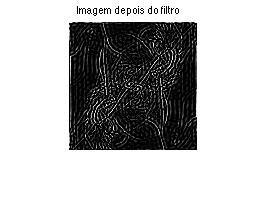
%> input picture Data Analysis and Transformation/Trabalho 3/imagens/lena_filtrada_alto.jpg, 268 x 198 px, given in place of lena.bmp, which was not available
$ octave ATD_TP3_3.m   (GNU Octave 9; MATLAB toolbox functions it lacks are replaced by stand-ins)
%> lines starting %> are read from the running program, lines starting %| are printed output that depends on the picture; pictures that were not available may be replaced by others from this repository, and a replacement may not be noted
%%%%%%%%%%%%%%%%%%%%%%%%%%%%%%%%%%%%%%%%%%%%%%%%%%%%%%%%
%Autores: Grupo 23                                     %
%Joao Miguel Rodrigues Jesus	            2008111667 %
%Rosa Manuela Rodrigues de Faria            2005128014 %
%%%%%%%%%%%%%%%%%%%%%%%%%%%%%%%%%%%%%%%%%%%%%%%%%%%%%%%%

clc
clear all
%%%%%%%%%%%%%%%%%%%%%%% EXERCICIO 3.1
%ler imagem
[imagem,cores] = imread('lena.bmp');
%> imagem is the input picture: size 198x268x3 uint8; min 0, max 255, mean 183.3
%> cores = []
%imagem - matriz de H*W com o indice de cores contidas no vector cores.


%%%%%%%%%%%%%%%%%%%%%%% EXERCICIO 3.2
%Apresentar a imagem  com o indice de cores pré definido...
imshow(imagem,cores);
title('lena.bmp');


fprintf('Press any key ...\n');
pause();

%Transformada de Fourier

Ximagem = fftshift(fft2(imagem));

%Obter tamanho da matriz da imagem ...
[nlinhas,ncolunas] = size(Ximagem);
%> nlinhas = 198; ncolunas = 804

%Se for par
if(mod(nlinhas,2) == 0)
    eixo_x = -nlinhas/2:nlinhas/2-1;
%> eixo_x = 198 values from -99 to 98
else
    eixo_x = fix(-n1inhas/2):fix(n1inhas/2);
end

if(mod(ncolunas,2) == 0)
    eixo_y = -ncolunas/2:ncolunas/2-1;
%> eixo_y = 804 values from -402 to 401
else
    eixo_y = fix(-ncolunas/2) : fix(ncolunas/2);
end

%Representar valores na mesh ...
figure();
length(eixo_x)
%> ans = 198
mesh(eixo_x,eixo_y,20*log(abs(Ximagem)));
%> (this line was passed over: mesh is not available in this run)
axis([eixo_x(1) eixo_x(end) eixo_y(1) eixo_y(end)]);

view([-37,5 , 30]); %Alterar a perspectiva da vista
rotate3d; %Activar Rotação

fprintf('Press any key ... \n\n');
pause();

%Encontrar cor média na posicao com freq = 0 Hz;
cx = find(eixo_x == 0);%eixo dos x na freq = 0;
%> cx = 100
cy = find(eixo_y == 0);%eixo dos y na freq = 0;
%> cy = 403

fprintf('Cor média: ');
disp(Ximagem(cx,cy) / (ncolunas*nlinhas));%Cor média da imagem.
%| Cor média:  6.1115e+01 + 1.8625e-15i

fprintf('Press any key ...\n\n');
pause();

%%%%%%%%%%%%%%%%%%%%%%% EXERCICIO 3.3
k = 1;

size(Ximagem);
%Criar filtro ideal
mask = zeros(size(Ximagem));

%criar menu
filtro = menu('Filtro', 'Passo - Baixo', 'Passo - Alto');
%> the answer given: 1
corte = input('Frequência de corte');
%> the answer given: 3

for l=1 : nlinhas
    for c=1 : ncolunas
        dist = (l-cx)^2 + (c-cy)^2;
        if(dist <= corte^2)
            mask(l, c) = 1;
        end
    end
end
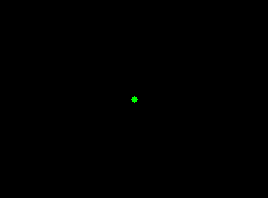
%> mask: size 198x268x3 double; mean R, G, B 0, 0.000547, 0

%Filtrar
if(filtro == 2)
    mask = ones(size(mask)) - mask;
    k = 10;
end

figure();
mesh(eixo_x, eixo_y, mask);
%> (this line was passed over: mesh is not available in this run)
rotate3d;
title('Magnitude de Mask');

fprintf('Press any key ...\n\n');
pause();

%Aplicar filtro à imagem obtendo a imagem da transformada
Ximagemfilt = Ximagem.*mask;

%Apresentar Resultados imagem com filtro
figure();
mesh(eixo_x, eixo_y, 20*log10(abs(Ximagemfilt)+1)); %adiciona - se mais 1 para nao dar erro em log(0)
%> (this line was passed over: mesh is not available in this run)
rotate3d;
title('Magnitude da imagem com filtro ideal');

fprintf('Press any key ... \n\n');
pause();

%Obter imagem com filtro ideal ...
imagefilt = ifft2(ifftshift(real(Ximagemfilt)));
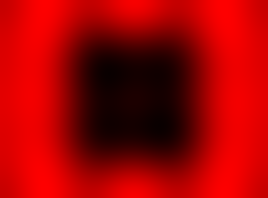
%> imagefilt: size 198x268x3 double; mean R, G, B 183.3, 0, 0; drawn with min black and max white

%Apresentar a imagem reconstruida;
figure();
imshow(real(imagefilt*k), cores);
title('Imagem com filtro ideal');

$ run again, on Data Analysis and Transformation/Trabalho 3/imagens/lena_filtrada_baixo.jpg
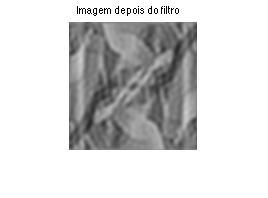
%> input picture Data Analysis and Transformation/Trabalho 3/imagens/lena_filtrada_baixo.jpg, 268 x 198 px, given in place of lena.bmp, which was not available
%> imagem is the input picture: size 198x268x3 uint8; min 0, max 255, mean 212.9
%> cores = []
%| Cor média:  7.0965e+01 + 4.6848e-16i
%> `imagefilt = ifft2(ifftshift(real(Ximagemfilt)));`:
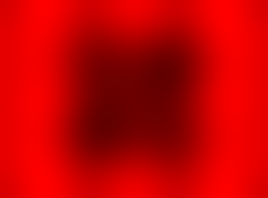
%> imagefilt: size 198x268x3 double; mean R, G, B 212.9, 0, 0; drawn with min black and max white

$ run again, on Data Analysis and Transformation/Trabalho 3/imagens/mesh.jpg
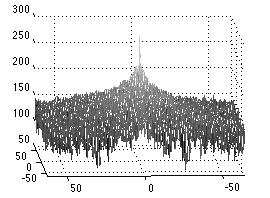
%> input picture Data Analysis and Transformation/Trabalho 3/imagens/mesh.jpg, 270 x 198 px, given in place of lena.bmp, which was not available
%> imagem is the input picture: size 198x270x3 uint8; min 0, max 255, mean 217.5
%> cores = []
%| Cor média: 72.501
%> `imagefilt = ifft2(ifftshift(real(Ximagemfilt)));`:
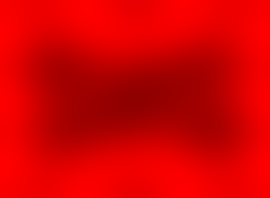
%> imagefilt: size 198x270x3 double; mean R, G, B 217.5, 0, 0; drawn with min black and max white
